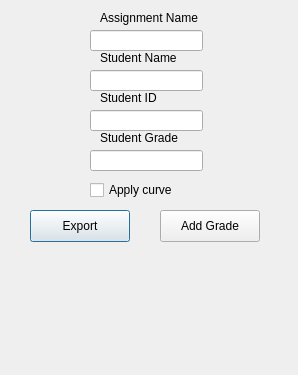
<?xml version="1.0" encoding="UTF-8"?>
<ui version="4.0">
 <class>Grader</class>
 <widget class="QDialog" name="Grader">
  <property name="geometry">
   <rect>
    <x>0</x>
    <y>0</y>
    <width>298</width>
    <height>375</height>
   </rect>
  </property>
  <property name="minimumSize">
   <size>
    <width>298</width>
    <height>375</height>
   </size>
  </property>
  <property name="maximumSize">
   <size>
    <width>298</width>
    <height>375</height>
   </size>
  </property>
  <property name="windowTitle">
   <string>Dialog</string>
  </property>
  <widget class="QLineEdit" name="assignment_name">
   <property name="geometry">
    <rect>
     <x>90</x>
     <y>30</y>
     <width>113</width>
     <height>21</height>
    </rect>
   </property>
   <property name="text">
    <string/>
   </property>
  </widget>
  <widget class="QLineEdit" name="Student_name">
   <property name="geometry">
    <rect>
     <x>90</x>
     <y>70</y>
     <width>113</width>
     <height>21</height>
    </rect>
   </property>
  </widget>
  <widget class="QLineEdit" name="student_id">
   <property name="geometry">
    <rect>
     <x>90</x>
     <y>110</y>
     <width>113</width>
     <height>21</height>
    </rect>
   </property>
  </widget>
  <widget class="QPushButton" name="Export">
   <property name="geometry">
    <rect>
     <x>30</x>
     <y>210</y>
     <width>100</width>
     <height>32</height>
    </rect>
   </property>
   <property name="text">
    <string>Export</string>
   </property>
  </widget>
  <widget class="QLabel" name="Assign_Label">
   <property name="geometry">
    <rect>
     <x>100</x>
     <y>10</y>
     <width>111</width>
     <height>16</height>
    </rect>
   </property>
   <property name="maximumSize">
    <size>
     <width>16777215</width>
     <height>300</height>
    </size>
   </property>
   <property name="text">
    <string>Assignment Name</string>
   </property>
  </widget>
  <widget class="QLabel" name="Stu_Name_label">
   <property name="geometry">
    <rect>
     <x>100</x>
     <y>50</y>
     <width>111</width>
     <height>16</height>
    </rect>
   </property>
   <property name="text">
    <string>Student Name</string>
   </property>
  </widget>
  <widget class="QLabel" name="Grade_label">
   <property name="geometry">
    <rect>
     <x>100</x>
     <y>130</y>
     <width>111</width>
     <height>16</height>
    </rect>
   </property>
   <property name="text">
    <string>Student Grade</string>
   </property>
  </widget>
  <widget class="QCheckBox" name="curve">
   <property name="geometry">
    <rect>
     <x>90</x>
     <y>180</y>
     <width>141</width>
     <height>20</height>
    </rect>
   </property>
   <property name="text">
    <string>Apply curve</string>
   </property>
  </widget>
  <widget class="QPushButton" name="Add_grade">
   <property name="geometry">
    <rect>
     <x>160</x>
     <y>210</y>
     <width>100</width>
     <height>32</height>
    </rect>
   </property>
   <property name="text">
    <string>Add Grade</string>
   </property>
  </widget>
  <widget class="QLabel" name="id_label">
   <property name="geometry">
    <rect>
     <x>100</x>
     <y>90</y>
     <width>111</width>
     <height>16</height>
    </rect>
   </property>
   <property name="text">
    <string>Student ID</string>
   </property>
  </widget>
  <widget class="QLineEdit" name="student_grade">
   <property name="geometry">
    <rect>
     <x>90</x>
     <y>150</y>
     <width>113</width>
     <height>21</height>
    </rect>
   </property>
  </widget>
  <widget class="QLabel" name="error_label">
   <property name="geometry">
    <rect>
     <x>30</x>
     <y>250</y>
     <width>241</width>
     <height>111</height>
    </rect>
   </property>
   <property name="maximumSize">
    <size>
     <width>16777215</width>
     <height>300</height>
    </size>
   </property>
   <property name="text">
    <string/>
   </property>
   <property name="alignment">
    <set>Qt::AlignLeading|Qt::AlignLeft|Qt::AlignTop</set>
   </property>
  </widget>
 </widget>
 <resources/>
 <connections/>
</ui>
